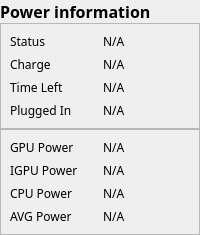
            <widget class="QWidget" name="Power">
             <layout class="QVBoxLayout" name="verticalLayout_3">
              <property name="spacing">
               <number>0</number>
              </property>
              <property name="leftMargin">
               <number>0</number>
              </property>
              <property name="topMargin">
               <number>0</number>
              </property>
              <property name="rightMargin">
               <number>0</number>
              </property>
              <property name="bottomMargin">
               <number>0</number>
              </property>
              <item alignment="Qt::AlignmentFlag::AlignBottom">
               <widget class="QLabel" name="label_39">
                <property name="font">
                 <font>
                  <family>Asus Rog</family>
                  <pointsize>12</pointsize>
                  <bold>true</bold>
                 </font>
                </property>
                <property name="text">
                 <string>Power information</string>
                </property>
               </widget>
              </item>
              <item>
               <widget class="QFrame" name="Battery">
                <property name="sizePolicy">
                 <sizepolicy hsizetype="Preferred" vsizetype="Preferred">
                  <horstretch>0</horstretch>
                  <verstretch>0</verstretch>
                 </sizepolicy>
                </property>
                <property name="frameShape">
                 <enum>QFrame::Shape::StyledPanel</enum>
                </property>
                <property name="frameShadow">
                 <enum>QFrame::Shadow::Raised</enum>
                </property>
                <layout class="QGridLayout" name="gridLayout_4">
                 <item row="3" column="1">
                  <widget class="QLabel" name="label_38">
                   <property name="font">
                    <font>
                     <family>Asus Rog</family>
                    </font>
                   </property>
                   <property name="text">
                    <string>N/A</string>
                   </property>
                  </widget>
                 </item>
                 <item row="1" column="0">
                  <widget class="QLabel" name="label_26">
                   <property name="font">
                    <font>
                     <family>Asus Rog</family>
                    </font>
                   </property>
                   <property name="text">
                    <string>Charge</string>
                   </property>
                  </widget>
                 </item>
                 <item row="0" column="1">
                  <widget class="QLabel" name="label_28">
                   <property name="font">
                    <font>
                     <family>Asus Rog</family>
                    </font>
                   </property>
                   <property name="text">
                    <string>N/A</string>
                   </property>
                  </widget>
                 </item>
                 <item row="0" column="0">
                  <widget class="QLabel" name="label_25">
                   <property name="font">
                    <font>
                     <family>Asus Rog</family>
                    </font>
                   </property>
                   <property name="text">
                    <string>Status</string>
                   </property>
                  </widget>
                 </item>
                 <item row="2" column="1">
                  <widget class="QLabel" name="label_30">
                   <property name="font">
                    <font>
                     <family>Asus Rog</family>
                    </font>
                   </property>
                   <property name="text">
                    <string>N/A</string>
                   </property>
                  </widget>
                 </item>
                 <item row="3" column="0">
                  <widget class="QLabel" name="label_37">
                   <property name="font">
                    <font>
                     <family>Asus Rog</family>
                    </font>
                   </property>
                   <property name="text">
                    <string>Plugged In</string>
                   </property>
                  </widget>
                 </item>
                 <item row="2" column="0">
                  <widget class="QLabel" name="label_27">
                   <property name="font">
                    <font>
                     <family>Asus Rog</family>
                    </font>
                   </property>
                   <property name="text">
                    <string>Time Left</string>
                   </property>
                  </widget>
                 </item>
                 <item row="1" column="1">
                  <widget class="QLabel" name="label_29">
                   <property name="font">
                    <font>
                     <family>Asus Rog</family>
                    </font>
                   </property>
                   <property name="text">
                    <string>N/A</string>
                   </property>
                  </widget>
                 </item>
                </layout>
               </widget>
              </item>
              <item>
               <widget class="QFrame" name="Consumed">
                <property name="sizePolicy">
                 <sizepolicy hsizetype="Preferred" vsizetype="Preferred">
                  <horstretch>0</horstretch>
                  <verstretch>0</verstretch>
                 </sizepolicy>
                </property>
                <property name="frameShape">
                 <enum>QFrame::Shape::StyledPanel</enum>
                </property>
                <property name="frameShadow">
                 <enum>QFrame::Shadow::Raised</enum>
                </property>
                <layout class="QGridLayout" name="gridLayout_5">
                 <item row="3" column="0">
                  <widget class="QLabel" name="label_33">
                   <property name="font">
                    <font>
                     <family>Asus Rog</family>
                    </font>
                   </property>
                   <property name="text">
                    <string>AVG Power</string>
                   </property>
                  </widget>
                 </item>
                 <item row="2" column="0">
                  <widget class="QLabel" name="label_32">
                   <property name="font">
                    <font>
                     <family>Asus Rog</family>
                    </font>
                   </property>
                   <property name="text">
                    <string>CPU Power</string>
                   </property>
                  </widget>
                 </item>
                 <item row="3" column="1">
                  <widget class="QLabel" name="label_36">
                   <property name="font">
                    <font>
                     <family>Asus Rog</family>
                    </font>
                   </property>
                   <property name="text">
                    <string>N/A</string>
                   </property>
                  </widget>
                 </item>
                 <item row="0" column="0">
                  <widget class="QLabel" name="label_31">
                   <property name="font">
                    <font>
                     <family>Asus Rog</family>
                    </font>
                   </property>
                   <property name="text">
                    <string>GPU Power</string>
                   </property>
                  </widget>
                 </item>
                 <item row="2" column="1">
                  <widget class="QLabel" name="label_35">
                   <property name="font">
                    <font>
                     <family>Asus Rog</family>
                    </font>
                   </property>
                   <property name="text">
                    <string>N/A</string>
                   </property>
                  </widget>
                 </item>
                 <item row="0" column="1">
                  <widget class="QLabel" name="label_34">
                   <property name="font">
                    <font>
                     <family>Asus Rog</family>
                    </font>
                   </property>
                   <property name="text">
                    <string>N/A</string>
                   </property>
                  </widget>
                 </item>
                 <item row="1" column="0">
                  <widget class="QLabel" name="label_40">
                   <property name="font">
                    <font>
                     <family>Asus Rog</family>
                    </font>
                   </property>
                   <property name="text">
                    <string>IGPU Power</string>
                   </property>
                  </widget>
                 </item>
                 <item row="1" column="1">
                  <widget class="QLabel" name="label_41">
                   <property name="font">
                    <font>
                     <family>Asus Rog</family>
                    </font>
                   </property>
                   <property name="text">
                    <string>N/A</string>
                   </property>
                  </widget>
                 </item>
                </layout>
               </widget>
              </item>
             </layout>
            </widget>
